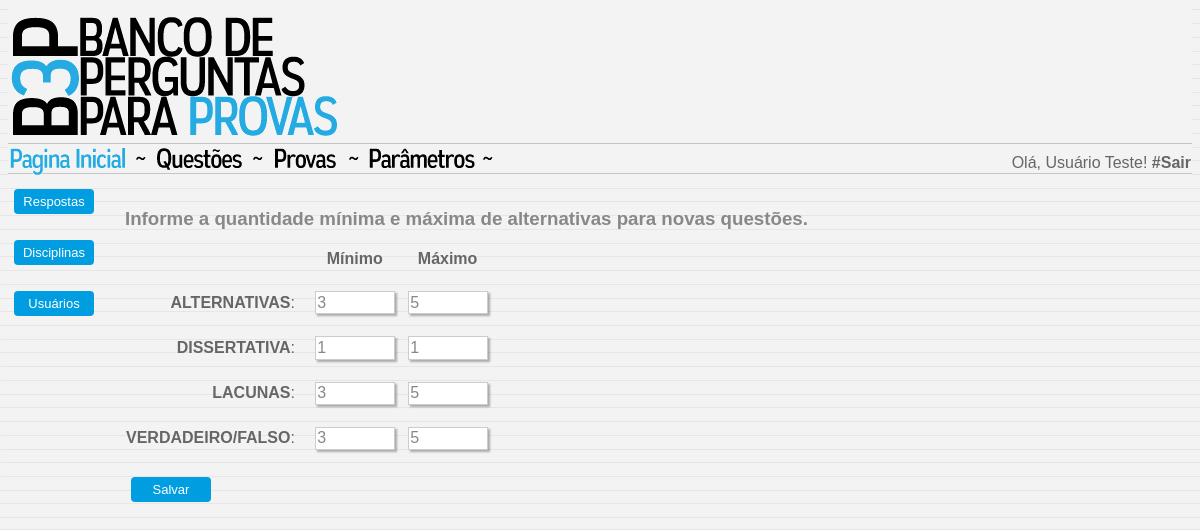
/parametros_tipo/index.php (signed in), run on the app's committed database.
### tables this page shows
CREATE TABLE `usuarios` (
  `codigo` int(5) NOT NULL,
  `rgm` int(5) NOT NULL,
  `senha` varchar(10) NOT NULL,
  `nome` varchar(50) NOT NULL
);

CREATE TABLE `qtipo` (
  `tipoq` varchar(2) NOT NULL,
  `descricao` varchar(30) DEFAULT NULL,
  `tipominimo` tinyint(2) NOT NULL,
  `tipomaximo` tinyint(2) NOT NULL
);

### config.php (called while the page is built, shortened)
<?php
	$borda = "0";
?>

### parametros_tipo/index.php (the view, shortened to what this page needs)
<?php
	include "../config.php";
	include "../connect.php";
	$sqlQtipoIndex = sprintf("SELECT * FROM qtipo");
	$queryQtipoIndex = mysqli_query($conecta,$sqlQtipoIndex) or die(mysql_error());
	$resultadoQtipoIndex = mysqli_fetch_assoc($queryQtipoIndex);
?>
<html>
	<head>
		<link rel="stylesheet" type="text/css" href="../style.css"/>
	</head>
<body background='../imagens/bg_back.png'>
<div id='rodape'>
	<?php include "../topo.php";?>
	<?php include "../menu.php";?>
	<TABLE BORDER=<?=$borda?> WIDTH=100% style='height: 500px' CELLSPACING=0>
		<tr>
			<td valign='top' WIDTH='100em'>
				<?php include "../menu_lateral_parametros.php"; ?>
			</td>
			<td valign='top'>
			<fieldset class="grupo">
				<label><h3>Informe a quantidade mínima e máxima de alternativas para novas questões.</h3></label>
				<div class="campo">
					<form method="post" name="Enviar" id="loginCliente" action="index.php">
						<TABLE BORDER=<?=$borda?> CELLSPACING=0>
							<tr>
								<td valign='botton'>
									<label for="txtDificuldade">&nbsp</label>
								</td>
								<td align='center'>
									<label for="txtDificuldade"><h4>Mínimo</h4></label>
								</td>
								<td valign='botton'>
									<label for="txtDificuldade">&nbsp&nbsp</label>
								</td>
								<td align='center'>
									<label for="txtDificuldade"><h4>Máximo</h4></label>
								</td>
							</tr>
						<?php
						do{
						?>
							<tr>
								<td align='right'>
									<label for="txtDificuldade"><b><?php echo $resultadoQtipoIndex['descricao']?></b>:&nbsp&nbsp&nbsp&nbsp</label>
								</td>
								<td align='center'>
									<input type="text" name="minimo_<?php echo $resultadoQtipoIndex['tipoq']?>" style="width: 5em" value="<?php echo $resultadoQtipoIndex['tipominimo']?>">
								</td>
								<td valign='botton'>
									<label for="txtDificuldade">&nbsp&nbsp</label>
								</td>
								<td align='center'>
									<input type="text" name="maximo_<?php echo $resultadoQtipoIndex['tipoq']?>" style="width: 5em" value="<?php echo $resultadoQtipoIndex['tipomaximo']?>">
								</td>
							</tr>
							<tr>
								<td>&nbsp </td>
							</tr>
						<?php
						} while ($resultadoQtipoIndex = mysqli_fetch_assoc($queryQtipoIndex));
						?>
							<tr>
								<td>
									<button type="submit" name="submit" class="button"><span>Salvar</span></button>
								</td>
							</tr>
						</table>
					</form>
				</div>
			</fieldset>
			</td>
		</tr>
	</table>
</DIV>
</body>
</html>

### menu.php
<?php
	if (!isset($conecta)){
		include "sair.php";
	} else {
?>
<?php
		if((!isset($_SESSION['logado'])) || ($_SESSION['logado']=="NEUTRAL") || ($_SESSION['logado']=="NAO") ){
?>
<TABLE BORDER="<?php echo $borda?>" WIDTH=100% style='height: 40px' CELLSPACING=0 background='../../imagens/bg_menu.png'>
		<tr>
			<td>
				<a href="../../bemvindo.php" border='0'><img src='../../imagens/pg_inicial_azul.png'></a>
				<img src='../../imagens/separacao.png'>
			</td>
		</tr>
</TABLE>
<?php
		} else {
?>
<TABLE BORDER="<?php echo $borda?>" WIDTH=100% style='height: 40px' CELLSPACING=0 background='imagens/bg_menu.png'>
		<tr>
			<td>
				<a href="../../bemvindo.php" border='0'><img src='../../imagens/pg_inicial_azul.png'></a>
				<img src='../../imagens/separacao.png'>
				<a href="../../questoes.php" border='0'><img src='../../imagens/questoes_preto.png'></a>
				<img src='../../imagens/separacao.png'>
				<img src='../../imagens/provas_preto.png'>
				<img src='../../imagens/separacao.png'>
				<a href=".././parametros.php" border='0'><img src='../../imagens/parametros_preto.png'></a>
				<img src='../../imagens/separacao.png'>
			</td>
			<?php
				$rgm = $_SESSION['rgm'];
				$sqlUsuarioLogado = sprintf("SELECT nome FROM usuarios where rgm='$rgm'");
				$queryUsuarioLogado = mysqli_query($conecta,$sqlUsuarioLogado) or die(mysql_error());
				$resultUsuarioLogado = mysqli_fetch_assoc($queryUsuarioLogado);
			?>
			<td align="right">
				<div class="campo">
					<label>Olá, <?php echo $resultUsuarioLogado['nome']?>!<a href="sair.php"><b> #Sair</b></a></label>
				</div>
			</td>
		</tr>
</TABLE>
<?php
			}
		}
?>

### style.css (style rules this page uses)
.button { border-radius: 4px; background-color: #009EE0; border: none; color: white; text-align: center; font-size: 13px; padding: 5px; width: 80px; transition: all 0.3s; cursor: pointer; margin: 5px; }
.button span { cursor: pointer; display: inline-block; position: relative; transition: 0.3s; }
.button span:after { content: '»'; position: absolute; opacity: 0; top: 0; right: -20px; transition: 0.3s; }
fieldset { border: 0; }
body, input, textarea, select { font-family: sans-serif; font-size: 1em; color:#888; }
.campo label,a { margin-bottom: 0.2em; color: #666; text-decoration: none; text-align: center; }
fieldset.grupo .campo { float: left; margin-right: 0em; }
.campo input[type="text"], .campo input[type="password"], .campo select, .campo textarea { padding: 0.1em; border: 1px solid #CCC; box-shadow: 2px 2px 2px rgba(0,0,0,0.3); display: block; }
#rodape { bottom: 0; left: 2; text-align: left; min-height: 100%; width:100%; }

### data on the page
usuarios: nome "Usuário Teste"
qtipo: descricao "ALTERNATIVAS", minimo_AT "3", maximo_AT "5"
qtipo: descricao "DISSERTATIVA", minimo_DS "1", maximo_DS "1"
qtipo: descricao "LACUNAS", minimo_LC "3", maximo_LC "5"
qtipo: descricao "VERDADEIRO/FALSO", minimo_VF "3", maximo_VF "5"
